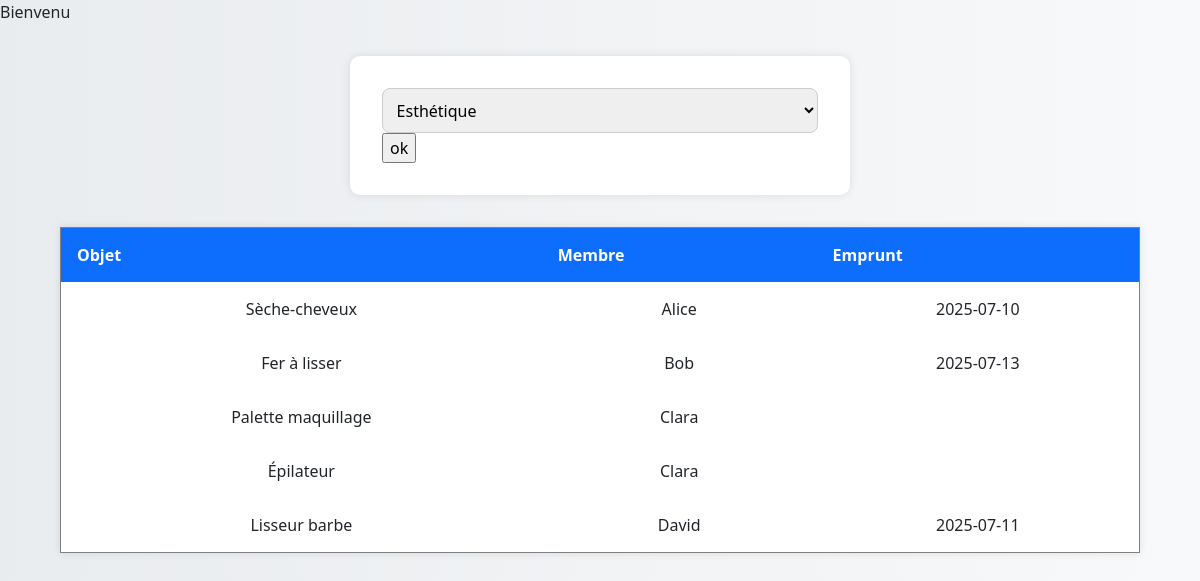
The page /pages/accueil.php?cat=Esthétique on the database its author committed.
### tables this page shows
CREATE TABLE s2_objet
(
    id_objet int primary key AUTO_INCREMENT,
    nom_objet varchar(20),
    id_categorie int,
    id_membre int, 
    FOREIGN KEY (id_categorie)  REFERENCES s2_categorie_objet (id_categorie) ON DELETE CASCADE,
    FOREIGN KEY (id_membre) REFERENCES s2_membre (id_membre) ON DELETE CASCADE
);

CREATE TABLE s2_membre
(
    id_membre int primary key AUTO_INCREMENT,
    nom char(25),
    date_de_naissance date,
    genre char(10),
    Email varchar(70),
    ville char(25),
    MotDepasse varchar(20),
    image_profil varchar(200)    
);

CREATE TABLE s2_emprunt
(
    id_emprunt  int primary key AUTO_INCREMENT,
    id_objet int,
    id_membre int,
    date_emprunt date,
    date_retour date,
    FOREIGN KEY (id_objet)  REFERENCES s2_objet (id_objet) ON DELETE CASCADE,
    FOREIGN KEY (id_membre) REFERENCES s2_membre (id_membre) ON DELETE CASCADE
);

### includer/connection.php (called while the page is built, shortened)
<?php
function dbconnect()
{
    static $connect = null;
    if ($connect === null) {
        $connect = mysqli_connect('localhost', 'root', '', 'db_s2_ETU003993');
        mysqli_set_charset($connect, 'utf8mb4');
    }
    return $connect;
}
?>

### includer/fonction.php (called while the page is built, shortened)
<?php
require("connection.php");
function list_cat() {
    $sql="SELECT s2_categorie_objet.id_categorie as id,s2_categorie_objet.nom_categorie as nom FROM s2_categorie_objet";
    $connect = mysqli_query(dbconnect(), $sql);
    $connect = mysqli_query(dbconnect(), $sql);
    $resultat=[];
    while($donnees = mysqli_fetch_assoc($connect)){
        $resultat[]= $donnees ;
    }
    return $resultat;
}
function aff_objet($objet)
{
    $sql="SELECT s2_objet.nom_objet as obj,s2_categorie_objet.nom_categorie as categorie,s2_emprunt.date_retour as emp,s2_membre.nom as nom
    FROM s2_objet
    JOIN s2_membre ON s2_objet.id_membre = s2_membre.id_membre
    JOIN s2_categorie_objet ON s2_objet.id_categorie = s2_categorie_objet.id_categorie
    JOIN s2_emprunt ON s2_objet.id_objet = s2_emprunt.id_objet
    WHERE s2_categorie_objet.nom_categorie ='$objet'";
    $connect = mysqli_query(dbconnect(), $sql);
    return $connect;
}
?>

### pages/accueil.php (the view, shortened to what this page needs)
<?php
require("../includer/fonction.php");
$donne = list_cat();
?>
<!DOCTYPE html>
<html lang="en">
<head>
    <link rel="stylesheet" href="../assets/css/styles.css">
    <link href="../assets/css/bootstrap.min.css" rel="stylesheet">
</head>
<body>
<form action="traitements/traitement_cat.php" method="post">
        <select name="categorie">
            <?php foreach($donne as $result) { ?>
                <option value="<?= $result["nom"] ?>"><?= $result["nom"] ?></option>
           <?php } ?>
        </select>
        <input type="submit" value="ok">
</form>
    <?php if(isset($_GET['cat']))  {
        $val=aff_objet($_GET['cat']) ?>
        <table border="1px">
            <th>Objet</th>
            <th>Membre</th>
            <th>Emprunt</th>
            <?php while($ls = mysqli_fetch_assoc($val))  {  ?>
                <tr>
                    <td><?= $ls['obj']?></td>
                    <td><?= $ls['nom']?></td>
                    <td><?= $ls['emp']?></td>
                </tr>
            <?php }  ?>
        </table>
       <?php }  ?>
</body>
</html>

### assets/css/styles.css (style rules this page uses)
:root { --primary: #0d6efd; --secondary: #6c757d; --light: #f8f9fa; --dark: #212529; --accent: #6610f2; --danger: #dc3545; }
body { font-family: 'Segoe UI', Tahoma, Geneva, Verdana, sans-serif; background: linear-gradient(to right, #e9ecef, #f8f9fa); margin: 0; padding: 0; }
form { max-width: 500px; margin: 2rem auto; background-color: white; padding: 2rem; border-radius: 10px; box-shadow: 0 0 10px rgba(0,0,0,0.1); }
input[type="text"], input[type="email"], input[type="password"], input[type="date"], select { width: 100%; padding: 0.6rem; border: 1px solid #ccc; border-radius: 8px; margin-top: 0.3rem; }
table { width: 90%; margin: 2rem auto; border-collapse: collapse; background-color: #fff; box-shadow: 0 0 8px rgba(0,0,0,0.1); }
th, td { padding: 1rem; text-align: center; border: 1px solid #dee2e6; }
th { background-color: var(--primary); color: white; }

### rows shown on the page
s2_objet: nom_objet "Sèche-cheveux", id_membre.nom "Alice", s2_emprunt.date_retour "2025-07-10"
s2_objet: nom_objet "Fer à lisser", id_membre.nom "Bob", s2_emprunt.date_retour "2025-07-13"
s2_objet: nom_objet "Palette maquillage", id_membre.nom "Clara"
s2_objet: nom_objet "Épilateur", id_membre.nom "Clara"
s2_objet: nom_objet "Lisseur barbe", id_membre.nom "David", s2_emprunt.date_retour "2025-07-11"

### other values the page prints
form field categorie "Esthétique"
